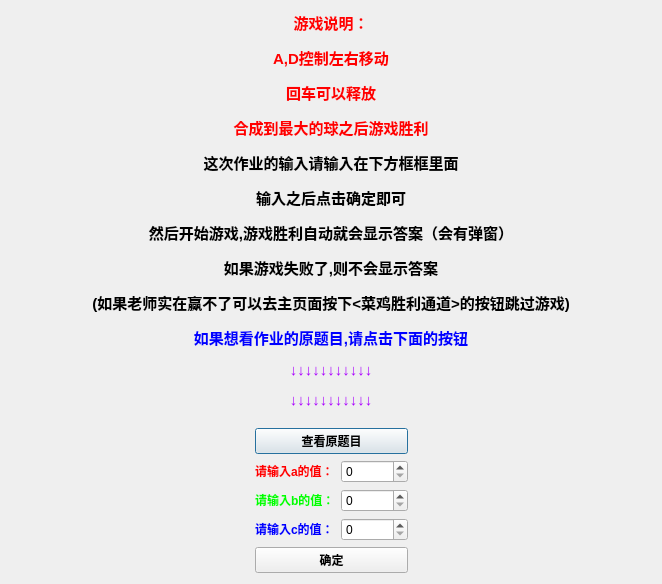
<?xml version="1.0" encoding="UTF-8"?>
<ui version="4.0">
 <class>Explain</class>
 <widget class="QDialog" name="Explain">
  <property name="geometry">
   <rect>
    <x>0</x>
    <y>0</y>
    <width>662</width>
    <height>504</height>
   </rect>
  </property>
  <property name="windowTitle">
   <string>说明</string>
  </property>
  <layout class="QGridLayout" name="gridLayout">
   <item row="2" column="3">
    <spacer name="horizontalSpacer_4">
     <property name="orientation">
      <enum>Qt::Horizontal</enum>
     </property>
     <property name="sizeHint" stdset="0">
      <size>
       <width>40</width>
       <height>20</height>
      </size>
     </property>
    </spacer>
   </item>
   <item row="4" column="0">
    <spacer name="horizontalSpacer_3">
     <property name="orientation">
      <enum>Qt::Horizontal</enum>
     </property>
     <property name="sizeHint" stdset="0">
      <size>
       <width>40</width>
       <height>20</height>
      </size>
     </property>
    </spacer>
   </item>
   <item row="1" column="1" colspan="2">
    <widget class="QPushButton" name="pushButton_2">
     <property name="font">
      <font>
       <family>ADMUI3Lg</family>
       <weight>75</weight>
       <bold>true</bold>
      </font>
     </property>
     <property name="cursor">
      <cursorShape>PointingHandCursor</cursorShape>
     </property>
     <property name="text">
      <string>查看原题目</string>
     </property>
    </widget>
   </item>
   <item row="3" column="2">
    <widget class="QSpinBox" name="spinBox_b">
     <property name="maximum">
      <number>1000000000</number>
     </property>
    </widget>
   </item>
   <item row="6" column="1" colspan="2">
    <widget class="QPushButton" name="pushButton">
     <property name="maximumSize">
      <size>
       <width>16777215</width>
       <height>16777215</height>
      </size>
     </property>
     <property name="font">
      <font>
       <family>ADMUI3Lg</family>
       <weight>75</weight>
       <bold>true</bold>
      </font>
     </property>
     <property name="cursor">
      <cursorShape>PointingHandCursor</cursorShape>
     </property>
     <property name="text">
      <string>确定</string>
     </property>
    </widget>
   </item>
   <item row="4" column="3">
    <spacer name="horizontalSpacer_6">
     <property name="orientation">
      <enum>Qt::Horizontal</enum>
     </property>
     <property name="sizeHint" stdset="0">
      <size>
       <width>40</width>
       <height>20</height>
      </size>
     </property>
    </spacer>
   </item>
   <item row="3" column="3">
    <spacer name="horizontalSpacer_5">
     <property name="orientation">
      <enum>Qt::Horizontal</enum>
     </property>
     <property name="sizeHint" stdset="0">
      <size>
       <width>40</width>
       <height>20</height>
      </size>
     </property>
    </spacer>
   </item>
   <item row="2" column="0">
    <spacer name="horizontalSpacer">
     <property name="orientation">
      <enum>Qt::Horizontal</enum>
     </property>
     <property name="sizeHint" stdset="0">
      <size>
       <width>40</width>
       <height>20</height>
      </size>
     </property>
    </spacer>
   </item>
   <item row="4" column="1">
    <widget class="QLabel" name="label_4">
     <property name="text">
      <string>&lt;html&gt;&lt;head/&gt;&lt;body&gt;&lt;p&gt;&lt;span style=&quot; font-weight:600; color:#0000ff;&quot;&gt;请输入c的值：&lt;/span&gt;&lt;/p&gt;&lt;/body&gt;&lt;/html&gt;</string>
     </property>
    </widget>
   </item>
   <item row="4" column="2">
    <widget class="QSpinBox" name="spinBox_c">
     <property name="maximum">
      <number>1000000000</number>
     </property>
    </widget>
   </item>
   <item row="3" column="0">
    <spacer name="horizontalSpacer_2">
     <property name="orientation">
      <enum>Qt::Horizontal</enum>
     </property>
     <property name="sizeHint" stdset="0">
      <size>
       <width>40</width>
       <height>20</height>
      </size>
     </property>
    </spacer>
   </item>
   <item row="0" column="0" colspan="4">
    <widget class="QLabel" name="label">
     <property name="text">
      <string>&lt;html&gt;&lt;head/&gt;&lt;body&gt;&lt;p align=&quot;center&quot;&gt;&lt;span style=&quot; font-size:11pt; font-weight:600; color:#ff0000;&quot;&gt;游戏说明：&lt;/span&gt;&lt;/p&gt;&lt;p align=&quot;center&quot;&gt;&lt;span style=&quot; font-size:11pt; font-weight:600; color:#ff0000;&quot;&gt;A,D控制左右移动&lt;/span&gt;&lt;/p&gt;&lt;p align=&quot;center&quot;&gt;&lt;span style=&quot; font-size:11pt; font-weight:600; color:#ff0000;&quot;&gt;回车可以释放&lt;/span&gt;&lt;/p&gt;&lt;p align=&quot;center&quot;&gt;&lt;span style=&quot; font-size:11pt; font-weight:600; color:#ff0000;&quot;&gt;合成到最大的球之后游戏胜利&lt;/span&gt;&lt;/p&gt;&lt;p align=&quot;center&quot;&gt;&lt;span style=&quot; font-size:11pt; font-weight:600; color:#000000;&quot;&gt;这次作业的输入请输入在下方框框里面&lt;/span&gt;&lt;/p&gt;&lt;p align=&quot;center&quot;&gt;&lt;span style=&quot; font-size:11pt; font-weight:600; color:#000000;&quot;&gt;输入之后点击确定即可&lt;/span&gt;&lt;/p&gt;&lt;p align=&quot;center&quot;&gt;&lt;span style=&quot; font-size:11pt; font-weight:600; color:#000000;&quot;&gt;然后开始游戏,游戏胜利自动就会显示答案（会有弹窗）&lt;/span&gt;&lt;/p&gt;&lt;p align=&quot;center&quot;&gt;&lt;span style=&quot; font-size:11pt; font-weight:600; color:#000000;&quot;&gt;如果游戏失败了,则不会显示答案&lt;/span&gt;&lt;/p&gt;&lt;p align=&quot;center&quot;&gt;&lt;span style=&quot; font-size:11pt; font-weight:600; color:#000000;&quot;&gt;(如果老师实在赢不了可以去主页面按下&amp;lt;菜鸡胜利通道&amp;gt;的按钮跳过游戏)&lt;/span&gt;&lt;/p&gt;&lt;p align=&quot;center&quot;&gt;&lt;span style=&quot; font-size:11pt; font-weight:600; color:#0000ff;&quot;&gt;如果想看作业的原题目,请点击下面的按钮&lt;/span&gt;&lt;/p&gt;&lt;p align=&quot;center&quot;&gt;&lt;span style=&quot; font-size:11pt; font-weight:600; color:#aa00ff;&quot;&gt;↓↓↓↓↓↓↓↓↓↓↓&lt;/span&gt;&lt;/p&gt;&lt;p align=&quot;center&quot;&gt;&lt;span style=&quot; font-size:11pt; font-weight:600; color:#aa00ff;&quot;&gt;↓↓↓↓↓↓↓↓↓↓↓&lt;/span&gt;&lt;span style=&quot; font-size:11pt; font-weight:600; color:#000000;&quot;&gt;&lt;br/&gt;&lt;/span&gt;&lt;/p&gt;&lt;/body&gt;&lt;/html&gt;</string>
     </property>
    </widget>
   </item>
   <item row="3" column="1">
    <widget class="QLabel" name="label_3">
     <property name="text">
      <string>&lt;html&gt;&lt;head/&gt;&lt;body&gt;&lt;p&gt;&lt;span style=&quot; font-weight:600; color:#00ff00;&quot;&gt;请输入b的值：&lt;/span&gt;&lt;/p&gt;&lt;/body&gt;&lt;/html&gt;</string>
     </property>
    </widget>
   </item>
   <item row="2" column="2">
    <widget class="QSpinBox" name="spinBox_a">
     <property name="maximum">
      <number>1000000000</number>
     </property>
    </widget>
   </item>
   <item row="2" column="1">
    <widget class="QLabel" name="label_2">
     <property name="text">
      <string>&lt;html&gt;&lt;head/&gt;&lt;body&gt;&lt;p&gt;&lt;span style=&quot; font-weight:600; color:#ff0000;&quot;&gt;请输入a的值：&lt;/span&gt;&lt;/p&gt;&lt;/body&gt;&lt;/html&gt;</string>
     </property>
    </widget>
   </item>
  </layout>
 </widget>
 <resources/>
 <connections/>
</ui>
